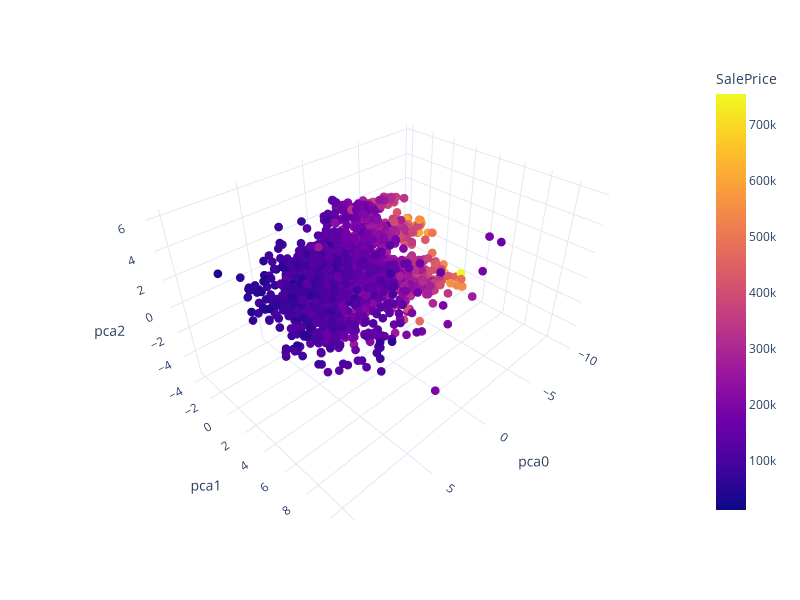

Notebook code cell kept with this figure:
### Code cell
# Define mini function to adjust marker size and turn off scrollzoom
def update_scatter3d(fig):
    fig.update_traces({'marker':{'size':3}})
    fig.show(config={'scrollZoom':False})
# Make 3d scatterplot using plotly_white
fig = px.scatter_3d(pca_eda, x='pca0',y='pca1',z='pca2', width=800, height=600, color = "SalePrice", template = 'plotly_white')
# Call custom function
update_scatter3d(fig)

### Figure 1 — Plotly figure (JSON) as saved in the notebook; plotly's stock layout.template omitted (floating-point values rounded to 4 significant figures; data arrays with more than 128 entries replaced by an {"elided": "..."} marker saying what was removed)
{"data": [{"hovertemplate": "pca0=%{x}<br>pca1=%{y}<br>pca2=%{z}<br>SalePrice=%{marker.color}<extra></extra>", "legendgroup": "", "marker": {"color": {"elided": "2930 int values"}, "coloraxis": "coloraxis", "size": 3, "symbol": "circle"}, "mode": "markers", "name": "", "scene": "scene", "showlegend": false, "type": "scatter3d", "x": {"elided": "2930 float values"}, "y": {"elided": "2930 float values"}, "z": {"elided": "2930 float values"}}], "layout": {"coloraxis": {"colorbar": {"title": {"text": "SalePrice"}}, "colorscale": [[0, "#0d0887"], [0.1111, "#46039f"], [0.2222, "#7201a8"], [0.3333, "#9c179e"], [0.4444, "#bd3786"], [0.5556, "#d8576b"], [0.6667, "#ed7953"], [0.7778, "#fb9f3a"], [0.8889, "#fdca26"], [1, "#f0f921"]]}, "height": 600, "legend": {"tracegroupgap": 0}, "margin": {"t": 60}, "scene": {"domain": {"x": [0, 1], "y": [0, 1]}, "xaxis": {"title": {"text": "pca0"}}, "yaxis": {"title": {"text": "pca1"}}, "zaxis": {"title": {"text": "pca2"}}}, "width": 800}}
